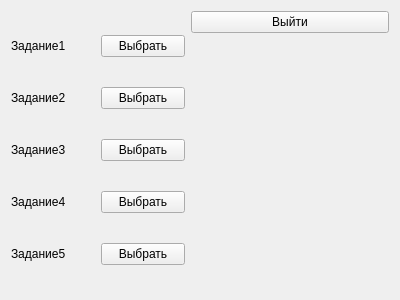
<?xml version="1.0" encoding="UTF-8"?>
<ui version="4.0">
 <class>mainForm</class>
 <widget class="QWidget" name="mainForm">
  <property name="geometry">
   <rect>
    <x>0</x>
    <y>0</y>
    <width>400</width>
    <height>300</height>
   </rect>
  </property>
  <property name="windowTitle">
   <string>Form</string>
  </property>
  <layout class="QGridLayout" name="gridLayout">
   <item row="0" column="0" rowspan="2">
    <layout class="QVBoxLayout" name="verticalLayout">
     <item>
      <layout class="QHBoxLayout" name="horizontalLayout_task1">
       <item>
        <widget class="QLabel" name="label_task1">
         <property name="text">
          <string>Задание1</string>
         </property>
        </widget>
       </item>
       <item>
        <widget class="QPushButton" name="pushButton_task1">
         <property name="text">
          <string>Выбрать</string>
         </property>
        </widget>
       </item>
      </layout>
     </item>
     <item>
      <layout class="QHBoxLayout" name="horizontalLayout_task2">
       <item>
        <widget class="QLabel" name="label_task2">
         <property name="text">
          <string>Задание2</string>
         </property>
        </widget>
       </item>
       <item>
        <widget class="QPushButton" name="pushButton_task2">
         <property name="text">
          <string>Выбрать</string>
         </property>
        </widget>
       </item>
      </layout>
     </item>
     <item>
      <layout class="QHBoxLayout" name="horizontalLayout_task3">
       <item>
        <widget class="QLabel" name="label_task3">
         <property name="text">
          <string>Задание3</string>
         </property>
        </widget>
       </item>
       <item>
        <widget class="QPushButton" name="pushButton_task3">
         <property name="text">
          <string>Выбрать</string>
         </property>
        </widget>
       </item>
      </layout>
     </item>
     <item>
      <layout class="QHBoxLayout" name="horizontalLayout_task4">
       <item>
        <widget class="QLabel" name="label_task4">
         <property name="text">
          <string>Задание4</string>
         </property>
        </widget>
       </item>
       <item>
        <widget class="QPushButton" name="pushButton_task4">
         <property name="text">
          <string>Выбрать</string>
         </property>
        </widget>
       </item>
      </layout>
     </item>
     <item>
      <layout class="QHBoxLayout" name="horizontalLayout_task5">
       <item>
        <widget class="QLabel" name="label_task5">
         <property name="text">
          <string>Задание5</string>
         </property>
        </widget>
       </item>
       <item>
        <widget class="QPushButton" name="pushButton_task5">
         <property name="text">
          <string>Выбрать</string>
         </property>
        </widget>
       </item>
      </layout>
     </item>
    </layout>
   </item>
   <item row="0" column="1">
    <widget class="QPushButton" name="pushButton_exit">
     <property name="text">
      <string>Выйти</string>
     </property>
    </widget>
   </item>
   <item row="1" column="1">
    <spacer name="verticalSpacer">
     <property name="orientation">
      <enum>Qt::Vertical</enum>
     </property>
     <property name="sizeHint" stdset="0">
      <size>
       <width>198</width>
       <height>83</height>
      </size>
     </property>
    </spacer>
   </item>
  </layout>
 </widget>
 <resources/>
 <connections/>
</ui>
